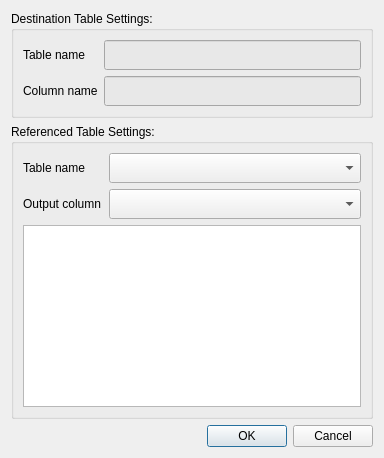
<?xml version="1.0" encoding="UTF-8"?>
<ui version="4.0">
 <class>RelatedTableTranslatorDialog</class>
 <widget class="QDialog" name="RelatedTableTranslatorDialog">
  <property name="geometry">
   <rect>
    <x>0</x>
    <y>0</y>
    <width>384</width>
    <height>458</height>
   </rect>
  </property>
  <property name="windowTitle">
   <string>Related Table Translator Configuration</string>
  </property>
  <layout class="QGridLayout" name="gridLayout_3">
   <item row="3" column="0">
    <widget class="QDialogButtonBox" name="buttonBox">
     <property name="orientation">
      <enum>Qt::Horizontal</enum>
     </property>
     <property name="standardButtons">
      <set>QDialogButtonBox::Cancel|QDialogButtonBox::Ok</set>
     </property>
    </widget>
   </item>
   <item row="1" column="0">
    <widget class="QGroupBox" name="groupBox">
     <property name="title">
      <string>Destination Table Settings:</string>
     </property>
     <layout class="QGridLayout" name="gridLayout">
      <item row="0" column="0">
       <widget class="QLabel" name="label">
        <property name="text">
         <string>Table name</string>
        </property>
       </widget>
      </item>
      <item row="0" column="1">
       <widget class="QLineEdit" name="txt_table_name">
        <property name="minimumSize">
         <size>
          <width>0</width>
          <height>30</height>
         </size>
        </property>
        <property name="styleSheet">
         <string notr="true">background-color: rgb(232, 232, 232);</string>
        </property>
        <property name="readOnly">
         <bool>true</bool>
        </property>
       </widget>
      </item>
      <item row="1" column="0">
       <widget class="QLabel" name="label_2">
        <property name="text">
         <string>Column name</string>
        </property>
       </widget>
      </item>
      <item row="1" column="1">
       <widget class="QLineEdit" name="txt_column_name">
        <property name="minimumSize">
         <size>
          <width>0</width>
          <height>30</height>
         </size>
        </property>
        <property name="styleSheet">
         <string notr="true">background-color: rgb(232, 232, 232);</string>
        </property>
        <property name="readOnly">
         <bool>true</bool>
        </property>
       </widget>
      </item>
     </layout>
    </widget>
   </item>
   <item row="2" column="0">
    <widget class="QGroupBox" name="groupBox_2">
     <property name="title">
      <string>Referenced Table Settings:</string>
     </property>
     <layout class="QGridLayout" name="gridLayout_2">
      <item row="0" column="0">
       <widget class="QLabel" name="label_3">
        <property name="maximumSize">
         <size>
          <width>80</width>
          <height>16777215</height>
         </size>
        </property>
        <property name="text">
         <string>Table name</string>
        </property>
       </widget>
      </item>
      <item row="0" column="1">
       <widget class="QComboBox" name="cbo_source_tables">
        <property name="minimumSize">
         <size>
          <width>0</width>
          <height>30</height>
         </size>
        </property>
       </widget>
      </item>
      <item row="2" column="0" colspan="2">
       <widget class="ListPairTableView" name="tb_source_trans_cols">
        <property name="showDropIndicator" stdset="0">
         <bool>false</bool>
        </property>
        <property name="selectionMode">
         <enum>QAbstractItemView::SingleSelection</enum>
        </property>
        <property name="selectionBehavior">
         <enum>QAbstractItemView::SelectRows</enum>
        </property>
       </widget>
      </item>
      <item row="1" column="0">
       <widget class="QLabel" name="label_4">
        <property name="text">
         <string>Output column</string>
        </property>
       </widget>
      </item>
      <item row="1" column="1">
       <widget class="QComboBox" name="cbo_output_column">
        <property name="minimumSize">
         <size>
          <width>0</width>
          <height>30</height>
         </size>
        </property>
       </widget>
      </item>
     </layout>
    </widget>
   </item>
   <item row="0" column="0">
    <layout class="QVBoxLayout" name="vl_notification"/>
   </item>
  </layout>
 </widget>
 <customwidgets>
  <customwidget>
   <class>ListPairTableView</class>
   <extends>QTableView</extends>
   <header>..customcontrols</header>
  </customwidget>
 </customwidgets>
 <resources/>
 <connections>
  <connection>
   <sender>buttonBox</sender>
   <signal>accepted()</signal>
   <receiver>RelatedTableTranslatorDialog</receiver>
   <slot>accept()</slot>
   <hints>
    <hint type="sourcelabel">
     <x>248</x>
     <y>254</y>
    </hint>
    <hint type="destinationlabel">
     <x>157</x>
     <y>274</y>
    </hint>
   </hints>
  </connection>
  <connection>
   <sender>buttonBox</sender>
   <signal>rejected()</signal>
   <receiver>RelatedTableTranslatorDialog</receiver>
   <slot>reject()</slot>
   <hints>
    <hint type="sourcelabel">
     <x>316</x>
     <y>260</y>
    </hint>
    <hint type="destinationlabel">
     <x>286</x>
     <y>274</y>
    </hint>
   </hints>
  </connection>
 </connections>
</ui>
